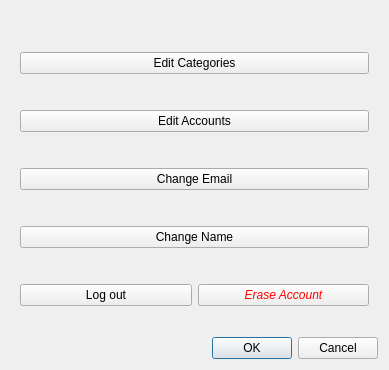
<?xml version="1.0" encoding="UTF-8"?>
<ui version="4.0">
 <class>userSettingsDialog</class>
 <widget class="QDialog" name="userSettingsDialog">
  <property name="geometry">
   <rect>
    <x>0</x>
    <y>0</y>
    <width>389</width>
    <height>370</height>
   </rect>
  </property>
  <property name="windowTitle">
   <string>Dialog</string>
  </property>
  <layout class="QGridLayout" name="gridLayout">
   <item row="1" column="0">
    <widget class="QDialogButtonBox" name="buttonBox">
     <property name="orientation">
      <enum>Qt::Orientation::Horizontal</enum>
     </property>
     <property name="standardButtons">
      <set>QDialogButtonBox::StandardButton::Cancel|QDialogButtonBox::StandardButton::Ok</set>
     </property>
    </widget>
   </item>
   <item row="0" column="0">
    <widget class="QStackedWidget" name="userSettingsWidget">
     <property name="currentIndex">
      <number>2</number>
     </property>
     <widget class="QWidget" name="logInWidget">
      <layout class="QGridLayout" name="gridLayout_2" rowstretch="1,1,1,2">
       <property name="topMargin">
        <number>0</number>
       </property>
       <property name="bottomMargin">
        <number>25</number>
       </property>
       <property name="verticalSpacing">
        <number>30</number>
       </property>
       <item row="2" column="0">
        <widget class="QLabel" name="paswordLabel">
         <property name="text">
          <string>Password</string>
         </property>
        </widget>
       </item>
       <item row="1" column="1">
        <widget class="QLineEdit" name="userEmailLogInText">
         <property name="inputMethodHints">
          <set>Qt::InputMethodHint::ImhEmailCharactersOnly</set>
         </property>
        </widget>
       </item>
       <item row="0" column="0" colspan="2">
        <widget class="QLabel" name="logInTitle">
         <property name="font">
          <font>
           <pointsize>12</pointsize>
           <bold>true</bold>
          </font>
         </property>
         <property name="text">
          <string>Log In</string>
         </property>
         <property name="alignment">
          <set>Qt::AlignmentFlag::AlignCenter</set>
         </property>
        </widget>
       </item>
       <item row="1" column="0">
        <widget class="QLabel" name="userEmailLabel">
         <property name="text">
          <string>User Email</string>
         </property>
        </widget>
       </item>
       <item row="2" column="1">
        <widget class="QLineEdit" name="passwordLogInText">
         <property name="inputMethodHints">
          <set>Qt::InputMethodHint::ImhHiddenText|Qt::InputMethodHint::ImhNoAutoUppercase|Qt::InputMethodHint::ImhNoPredictiveText|Qt::InputMethodHint::ImhSensitiveData</set>
         </property>
         <property name="echoMode">
          <enum>QLineEdit::EchoMode::Password</enum>
         </property>
        </widget>
       </item>
       <item row="3" column="0" colspan="2">
        <widget class="QPushButton" name="signUpButton">
         <property name="font">
          <font>
           <pointsize>10</pointsize>
           <italic>true</italic>
           <underline>true</underline>
          </font>
         </property>
         <property name="text">
          <string>Not Account? Please Sign Up</string>
         </property>
         <property name="flat">
          <bool>true</bool>
         </property>
        </widget>
       </item>
      </layout>
     </widget>
     <widget class="QWidget" name="signUpWidget">
      <layout class="QGridLayout" name="gridLayout_3" rowstretch="1,0,0,0,0,0,0,0,0,0">
       <property name="bottomMargin">
        <number>15</number>
       </property>
       <property name="verticalSpacing">
        <number>15</number>
       </property>
       <item row="6" column="1">
        <widget class="QLineEdit" name="passwordUserSignUpText_2">
         <property name="echoMode">
          <enum>QLineEdit::EchoMode::PasswordEchoOnEdit</enum>
         </property>
        </widget>
       </item>
       <item row="3" column="1">
        <widget class="QLineEdit" name="userEmailSignUpText"/>
       </item>
       <item row="3" column="0">
        <widget class="QLabel" name="userEmailSignInLabel">
         <property name="text">
          <string>Email</string>
         </property>
        </widget>
       </item>
       <item row="1" column="0">
        <widget class="QLabel" name="userNameLabel">
         <property name="text">
          <string>Name</string>
         </property>
        </widget>
       </item>
       <item row="0" column="0" colspan="2">
        <widget class="QLabel" name="signUpTitle">
         <property name="font">
          <font>
           <pointsize>12</pointsize>
           <bold>true</bold>
          </font>
         </property>
         <property name="text">
          <string>Sign Up</string>
         </property>
         <property name="alignment">
          <set>Qt::AlignmentFlag::AlignCenter</set>
         </property>
        </widget>
       </item>
       <item row="6" column="0">
        <widget class="QLabel" name="passwordSignInLabel_2">
         <property name="text">
          <string>Password</string>
         </property>
        </widget>
       </item>
       <item row="8" column="1">
        <widget class="QDateEdit" name="birthDateUSerSignUpDate">
         <property name="maximumDate">
          <date>
           <year>2100</year>
           <month>12</month>
           <day>31</day>
          </date>
         </property>
         <property name="minimumDate">
          <date>
           <year>1936</year>
           <month>1</month>
           <day>1</day>
          </date>
         </property>
         <property name="displayFormat">
          <string>dd/MM/yyyy</string>
         </property>
         <property name="calendarPopup">
          <bool>true</bool>
         </property>
        </widget>
       </item>
       <item row="9" column="0" colspan="2">
        <widget class="QPushButton" name="logInButton">
         <property name="font">
          <font>
           <pointsize>10</pointsize>
           <italic>true</italic>
           <underline>true</underline>
          </font>
         </property>
         <property name="text">
          <string>Have you alreadry an Account? Log in</string>
         </property>
         <property name="flat">
          <bool>true</bool>
         </property>
        </widget>
       </item>
       <item row="8" column="0">
        <widget class="QLabel" name="birthdayDateLabel">
         <property name="text">
          <string>Birthday</string>
         </property>
        </widget>
       </item>
       <item row="4" column="1">
        <widget class="QLineEdit" name="passwordUserSignUpText">
         <property name="echoMode">
          <enum>QLineEdit::EchoMode::PasswordEchoOnEdit</enum>
         </property>
        </widget>
       </item>
       <item row="1" column="1">
        <widget class="QLineEdit" name="userNameText"/>
       </item>
       <item row="4" column="0">
        <widget class="QLabel" name="passwordSignInLabel">
         <property name="text">
          <string>Password</string>
         </property>
        </widget>
       </item>
       <item row="7" column="1">
        <widget class="QLabel" name="warningPasswordLabel">
         <property name="font">
          <font>
           <pointsize>8</pointsize>
           <italic>true</italic>
          </font>
         </property>
         <property name="styleSheet">
          <string notr="true">QLabel{
	color: rgb(237, 51, 59)
}</string>
         </property>
         <property name="text">
          <string>Passwords don't  match</string>
         </property>
         <property name="alignment">
          <set>Qt::AlignmentFlag::AlignJustify|Qt::AlignmentFlag::AlignVCenter</set>
         </property>
        </widget>
       </item>
      </layout>
      <zorder>userNameLabel</zorder>
      <zorder>passwordUserSignUpText</zorder>
      <zorder>userEmailSignUpText</zorder>
      <zorder>passwordSignInLabel</zorder>
      <zorder>birthdayDateLabel</zorder>
      <zorder>passwordSignInLabel_2</zorder>
      <zorder>userNameText</zorder>
      <zorder>userEmailSignInLabel</zorder>
      <zorder>passwordUserSignUpText_2</zorder>
      <zorder>birthDateUSerSignUpDate</zorder>
      <zorder>signUpTitle</zorder>
      <zorder>logInButton</zorder>
      <zorder>warningPasswordLabel</zorder>
     </widget>
     <widget class="QWidget" name="userWidget">
      <layout class="QGridLayout" rowstretch="0,0,0,0,0,0">
       <property name="sizeConstraint">
        <enum>QLayout::SizeConstraint::SetDefaultConstraint</enum>
       </property>
       <property name="topMargin">
        <number>30</number>
       </property>
       <property name="verticalSpacing">
        <number>25</number>
       </property>
       <item row="4" column="0">
        <widget class="QPushButton" name="logOutButton">
         <property name="text">
          <string>Log out</string>
         </property>
        </widget>
       </item>
       <item row="4" column="1">
        <widget class="QPushButton" name="eraseAccountButton">
         <property name="styleSheet">
          <string notr="true">color : red;
font: italic;</string>
         </property>
         <property name="text">
          <string>Erase Account</string>
         </property>
        </widget>
       </item>
       <item row="3" column="0" colspan="2">
        <widget class="QPushButton" name="editNameButton">
         <property name="text">
          <string>Change Name</string>
         </property>
        </widget>
       </item>
       <item row="2" column="0" colspan="2">
        <widget class="QPushButton" name="editEmailButton">
         <property name="text">
          <string>Change Email</string>
         </property>
        </widget>
       </item>
       <item row="1" column="0" colspan="2">
        <widget class="QPushButton" name="editAccountButton">
         <property name="text">
          <string>Edit Accounts</string>
         </property>
        </widget>
       </item>
       <item row="0" column="0" colspan="2">
        <widget class="QPushButton" name="editCategoryButton">
         <property name="text">
          <string>Edit Categories</string>
         </property>
        </widget>
       </item>
      </layout>
     </widget>
    </widget>
   </item>
  </layout>
 </widget>
 <tabstops>
  <tabstop>userNameText</tabstop>
  <tabstop>userEmailSignUpText</tabstop>
  <tabstop>passwordUserSignUpText</tabstop>
  <tabstop>passwordUserSignUpText_2</tabstop>
  <tabstop>birthDateUSerSignUpDate</tabstop>
  <tabstop>logInButton</tabstop>
  <tabstop>userEmailLogInText</tabstop>
  <tabstop>passwordLogInText</tabstop>
  <tabstop>signUpButton</tabstop>
 </tabstops>
 <resources/>
 <connections/>
</ui>
